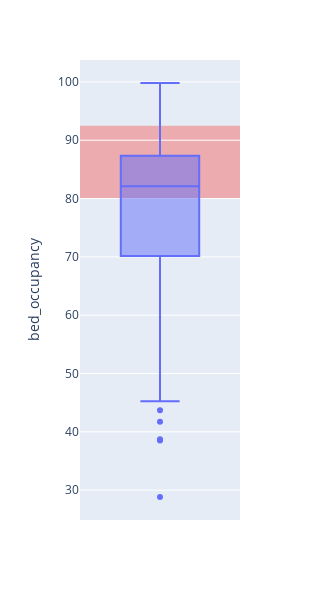

Notebook cell for this chart:
### Markdown cell above
### Occupancy statistics over all hospitals
Use a violin plot to show the occupancy over all hospitals. Draw the recommended occupancy band in red.

### Code cell
import plotly.express as px

fig = px.box(hospitals, y='bed_occupancy', width=300, height=600,)

fig.add_hrect(y0=80, y1=92.5, fillcolor="lightcoral", opacity=0.6, layer="below", line_width=0,)

fig.show()

### Figure 1 — Plotly figure (JSON) as saved in the notebook; plotly's stock layout.template omitted (floating-point values rounded to 4 significant figures)
{"data": [{"alignmentgroup": "True", "hovertemplate": "bed_occupancy=%{y}<extra></extra>", "legendgroup": "", "marker": {"color": "#636efa"}, "name": "", "notched": false, "offsetgroup": "", "orientation": "v", "showlegend": false, "type": "box", "x0": " ", "xaxis": "x", "y": [77.97, 87.64, 76.77, 79.85, 86.91, 85.61, 94.14, 89.08, 86.49, 82.33, 90.55, 78.55, 82.43, 99.5, 82.86, 81.52, 98.75, 86.74, 59.24, 81.13, 77.81, 87.7, 82.12, 85.41, 88.82, 75.57, 76.97, 70.44, 85.46, 59.25, 70.45, 43.69, 74.26, 82.27, 86.35, 99.81, 89.28, 61.23, 67.07, 67.92, 88.73, 56.04, 53.7, 88.56, 57.95, 82.12, 84.48, 73.54, 88.53, 41.73, 85.0, 75.01, 77.84, 69.3, 90.48, 88.42, 81.48, 67.24, 86.28, 89.08, 94.08, 58.61, 72.84, 79.7, 75.64, 84.27, 38.74, 28.82, 86.33, 86.3, 83.93, 84.13, 77.91, 80.25, 67.26, 63.23, 71.02, 57.61, 38.52, 85.3, 67.2, 59.33, 89.87, 88.82, 92.74, 66.85, 74.92, 96.33, 83.63, 87.22, 85.61, 82.81, 88.51, 93.28, 78.03, 64.26, 87.77, 84.2, 91.78, 65.57, 45.24], "y0": " ", "yaxis": "y"}], "layout": {"boxmode": "group", "height": 600, "legend": {"tracegroupgap": 0}, "margin": {"t": 60}, "shapes": [{"fillcolor": "lightcoral", "layer": "below", "line": {"width": 0}, "opacity": 0.6, "type": "rect", "x0": 0, "x1": 1, "xref": "x domain", "y0": 80, "y1": 92.5, "yref": "y"}], "width": 300, "xaxis": {"anchor": "y", "domain": [0, 1]}, "yaxis": {"anchor": "x", "domain": [0, 1], "title": {"text": "bed_occupancy"}}}}
